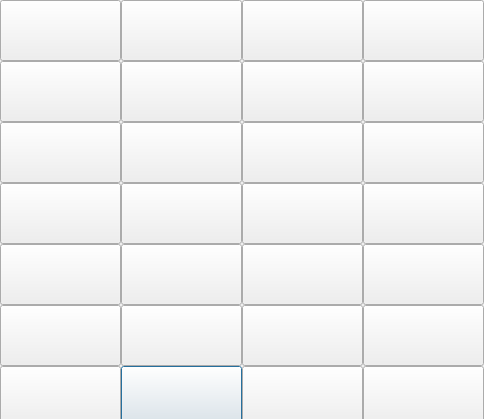
<?xml version="1.0" encoding="UTF-8"?>
<ui version="4.0">
 <class>Ddialog</class>
 <widget class="QDialog" name="Ddialog">
  <property name="geometry">
   <rect>
    <x>0</x>
    <y>0</y>
    <width>484</width>
    <height>419</height>
   </rect>
  </property>
  <property name="windowTitle">
   <string>Dialog</string>
  </property>
  <property name="styleSheet">
   <string notr="true">background-image: url(:/img/lbn.jpg);
background-image: url(:/img/lublin.jpg);</string>
  </property>
  <widget class="QPushButton" name="pushButton">
   <property name="geometry">
    <rect>
     <x>121</x>
     <y>366</y>
     <width>121</width>
     <height>61</height>
    </rect>
   </property>
   <property name="styleSheet">
    <string notr="true">background-image: url(:/img/piec.jpg);</string>
   </property>
   <property name="text">
    <string/>
   </property>
   <property name="icon">
    <iconset resource="obrazki.qrc">
     <normaloff>:/img/zero.jpg</normaloff>:/img/zero.jpg</iconset>
   </property>
  </widget>
  <widget class="QPushButton" name="pushButton_2">
   <property name="geometry">
    <rect>
     <x>0</x>
     <y>305</y>
     <width>121</width>
     <height>61</height>
    </rect>
   </property>
   <property name="styleSheet">
    <string notr="true">background-image: url(:/img/piec.jpg);</string>
   </property>
   <property name="text">
    <string/>
   </property>
   <property name="icon">
    <iconset resource="obrazki.qrc">
     <normaloff>:/img/trzy.jpg</normaloff>:/img/trzy.jpg</iconset>
   </property>
  </widget>
  <widget class="QPushButton" name="pushButton_3">
   <property name="geometry">
    <rect>
     <x>121</x>
     <y>0</y>
     <width>121</width>
     <height>61</height>
    </rect>
   </property>
   <property name="styleSheet">
    <string notr="true">background-image: url(:/img/piec.jpg);</string>
   </property>
   <property name="text">
    <string/>
   </property>
   <property name="icon">
    <iconset resource="obrazki.qrc">
     <normaloff>:/img/dwa.jpg</normaloff>:/img/dwa.jpg</iconset>
   </property>
  </widget>
  <widget class="QPushButton" name="pushButton_4">
   <property name="geometry">
    <rect>
     <x>0</x>
     <y>183</y>
     <width>121</width>
     <height>61</height>
    </rect>
   </property>
   <property name="styleSheet">
    <string notr="true">background-image: url(:/img/piec.jpg);</string>
   </property>
   <property name="text">
    <string/>
   </property>
   <property name="icon">
    <iconset resource="obrazki.qrc">
     <normaloff>:/img/trzy.jpg</normaloff>:/img/trzy.jpg</iconset>
   </property>
  </widget>
  <widget class="QPushButton" name="pushButton_5">
   <property name="geometry">
    <rect>
     <x>121</x>
     <y>122</y>
     <width>121</width>
     <height>61</height>
    </rect>
   </property>
   <property name="styleSheet">
    <string notr="true">background-image: url(:/img/piec.jpg);</string>
   </property>
   <property name="text">
    <string/>
   </property>
   <property name="icon">
    <iconset resource="obrazki.qrc">
     <normaloff>:/img/jeden.jpg</normaloff>:/img/jeden.jpg</iconset>
   </property>
  </widget>
  <widget class="QPushButton" name="pushButton_6">
   <property name="geometry">
    <rect>
     <x>0</x>
     <y>244</y>
     <width>121</width>
     <height>61</height>
    </rect>
   </property>
   <property name="styleSheet">
    <string notr="true">background-image: url(:/img/piec.jpg);</string>
   </property>
   <property name="text">
    <string/>
   </property>
   <property name="icon">
    <iconset resource="obrazki.qrc">
     <normaloff>:/img/jeden.jpg</normaloff>:/img/jeden.jpg</iconset>
   </property>
  </widget>
  <widget class="QPushButton" name="pushButton_7">
   <property name="geometry">
    <rect>
     <x>0</x>
     <y>366</y>
     <width>121</width>
     <height>61</height>
    </rect>
   </property>
   <property name="styleSheet">
    <string notr="true">background-image: url(:/img/piec.jpg);</string>
   </property>
   <property name="text">
    <string/>
   </property>
   <property name="icon">
    <iconset resource="obrazki.qrc">
     <normaloff>:/img/cztery.jpg</normaloff>:/img/cztery.jpg</iconset>
   </property>
  </widget>
  <widget class="QPushButton" name="pushButton_8">
   <property name="geometry">
    <rect>
     <x>121</x>
     <y>61</y>
     <width>121</width>
     <height>61</height>
    </rect>
   </property>
   <property name="styleSheet">
    <string notr="true">background-image: url(:/img/piec.jpg);</string>
   </property>
   <property name="text">
    <string/>
   </property>
   <property name="icon">
    <iconset resource="obrazki.qrc">
     <normaloff>:/img/piec.jpg</normaloff>:/img/piec.jpg</iconset>
   </property>
  </widget>
  <widget class="QPushButton" name="pushButton_9">
   <property name="geometry">
    <rect>
     <x>121</x>
     <y>305</y>
     <width>121</width>
     <height>61</height>
    </rect>
   </property>
   <property name="styleSheet">
    <string notr="true">background-image: url(:/img/piec.jpg);</string>
   </property>
   <property name="text">
    <string/>
   </property>
   <property name="icon">
    <iconset resource="obrazki.qrc">
     <normaloff>:/img/dwa.jpg</normaloff>:/img/dwa.jpg</iconset>
   </property>
  </widget>
  <widget class="QPushButton" name="pushButton_10">
   <property name="geometry">
    <rect>
     <x>242</x>
     <y>0</y>
     <width>121</width>
     <height>61</height>
    </rect>
   </property>
   <property name="styleSheet">
    <string notr="true">background-image: url(:/img/piec.jpg);</string>
   </property>
   <property name="text">
    <string/>
   </property>
   <property name="icon">
    <iconset resource="obrazki.qrc">
     <normaloff>:/img/jeden.jpg</normaloff>:/img/jeden.jpg</iconset>
   </property>
  </widget>
  <widget class="QPushButton" name="pushButton_11">
   <property name="geometry">
    <rect>
     <x>0</x>
     <y>61</y>
     <width>121</width>
     <height>61</height>
    </rect>
   </property>
   <property name="styleSheet">
    <string notr="true">background-image: url(:/img/piec.jpg);</string>
   </property>
   <property name="text">
    <string/>
   </property>
   <property name="icon">
    <iconset resource="obrazki.qrc">
     <normaloff>:/img/cztery.jpg</normaloff>:/img/cztery.jpg</iconset>
   </property>
  </widget>
  <widget class="QPushButton" name="pushButton_12">
   <property name="geometry">
    <rect>
     <x>0</x>
     <y>122</y>
     <width>121</width>
     <height>61</height>
    </rect>
   </property>
   <property name="styleSheet">
    <string notr="true">background-image: url(:/img/piec.jpg);</string>
   </property>
   <property name="text">
    <string/>
   </property>
   <property name="icon">
    <iconset resource="obrazki.qrc">
     <normaloff>:/img/trzy.jpg</normaloff>:/img/trzy.jpg</iconset>
   </property>
  </widget>
  <widget class="QPushButton" name="pushButton_13">
   <property name="geometry">
    <rect>
     <x>363</x>
     <y>0</y>
     <width>121</width>
     <height>61</height>
    </rect>
   </property>
   <property name="styleSheet">
    <string notr="true">background-image: url(:/img/piec.jpg);</string>
   </property>
   <property name="text">
    <string/>
   </property>
   <property name="icon">
    <iconset resource="obrazki.qrc">
     <normaloff>:/img/dwa.jpg</normaloff>:/img/dwa.jpg</iconset>
   </property>
  </widget>
  <widget class="QPushButton" name="pushButton_14">
   <property name="geometry">
    <rect>
     <x>121</x>
     <y>183</y>
     <width>121</width>
     <height>61</height>
    </rect>
   </property>
   <property name="styleSheet">
    <string notr="true">background-image: url(:/img/piec.jpg);</string>
   </property>
   <property name="text">
    <string/>
   </property>
   <property name="icon">
    <iconset resource="obrazki.qrc">
     <normaloff>:/img/jeden.jpg</normaloff>:/img/jeden.jpg</iconset>
   </property>
  </widget>
  <widget class="QPushButton" name="pushButton_15">
   <property name="geometry">
    <rect>
     <x>121</x>
     <y>244</y>
     <width>121</width>
     <height>61</height>
    </rect>
   </property>
   <property name="styleSheet">
    <string notr="true">background-image: url(:/img/piec.jpg);</string>
   </property>
   <property name="text">
    <string/>
   </property>
   <property name="icon">
    <iconset resource="obrazki.qrc">
     <normaloff>:/img/cztery.jpg</normaloff>:/img/cztery.jpg</iconset>
   </property>
  </widget>
  <widget class="QPushButton" name="pushButton_16">
   <property name="geometry">
    <rect>
     <x>242</x>
     <y>61</y>
     <width>121</width>
     <height>61</height>
    </rect>
   </property>
   <property name="styleSheet">
    <string notr="true">background-image: url(:/img/piec.jpg);</string>
   </property>
   <property name="text">
    <string/>
   </property>
   <property name="icon">
    <iconset resource="obrazki.qrc">
     <normaloff>:/img/trzy.jpg</normaloff>:/img/trzy.jpg</iconset>
   </property>
  </widget>
  <widget class="QPushButton" name="pushButton_17">
   <property name="geometry">
    <rect>
     <x>363</x>
     <y>61</y>
     <width>121</width>
     <height>61</height>
    </rect>
   </property>
   <property name="styleSheet">
    <string notr="true">background-image: url(:/img/piec.jpg);</string>
   </property>
   <property name="text">
    <string/>
   </property>
   <property name="icon">
    <iconset resource="obrazki.qrc">
     <normaloff>:/img/dwa.jpg</normaloff>:/img/dwa.jpg</iconset>
   </property>
  </widget>
  <widget class="QPushButton" name="pushButton_18">
   <property name="geometry">
    <rect>
     <x>0</x>
     <y>0</y>
     <width>121</width>
     <height>61</height>
    </rect>
   </property>
   <property name="styleSheet">
    <string notr="true">background-image: url(:/img/piec.jpg);</string>
   </property>
   <property name="text">
    <string/>
   </property>
   <property name="icon">
    <iconset resource="obrazki.qrc">
     <normaloff>:/img/zero.jpg</normaloff>:/img/zero.jpg</iconset>
   </property>
  </widget>
  <widget class="QPushButton" name="pushButton_19">
   <property name="geometry">
    <rect>
     <x>242</x>
     <y>183</y>
     <width>121</width>
     <height>61</height>
    </rect>
   </property>
   <property name="styleSheet">
    <string notr="true">background-image: url(:/img/piec.jpg);</string>
   </property>
   <property name="text">
    <string/>
   </property>
   <property name="icon">
    <iconset resource="obrazki.qrc">
     <normaloff>:/img/cztery.jpg</normaloff>:/img/cztery.jpg</iconset>
   </property>
  </widget>
  <widget class="QPushButton" name="pushButton_20">
   <property name="geometry">
    <rect>
     <x>242</x>
     <y>305</y>
     <width>121</width>
     <height>61</height>
    </rect>
   </property>
   <property name="styleSheet">
    <string notr="true">background-image: url(:/img/piec.jpg);</string>
   </property>
   <property name="text">
    <string/>
   </property>
   <property name="icon">
    <iconset resource="obrazki.qrc">
     <normaloff>:/img/dwa.jpg</normaloff>:/img/dwa.jpg</iconset>
   </property>
  </widget>
  <widget class="QPushButton" name="pushButton_21">
   <property name="geometry">
    <rect>
     <x>242</x>
     <y>244</y>
     <width>121</width>
     <height>61</height>
    </rect>
   </property>
   <property name="styleSheet">
    <string notr="true">background-image: url(:/img/piec.jpg);</string>
   </property>
   <property name="text">
    <string/>
   </property>
   <property name="icon">
    <iconset resource="obrazki.qrc">
     <normaloff>:/img/piec.jpg</normaloff>:/img/piec.jpg</iconset>
   </property>
  </widget>
  <widget class="QPushButton" name="pushButton_22">
   <property name="geometry">
    <rect>
     <x>242</x>
     <y>366</y>
     <width>121</width>
     <height>61</height>
    </rect>
   </property>
   <property name="styleSheet">
    <string notr="true">background-image: url(:/img/piec.jpg);</string>
   </property>
   <property name="text">
    <string/>
   </property>
   <property name="icon">
    <iconset resource="obrazki.qrc">
     <normaloff>:/img/jeden.jpg</normaloff>:/img/jeden.jpg</iconset>
   </property>
  </widget>
  <widget class="QPushButton" name="pushButton_23">
   <property name="geometry">
    <rect>
     <x>242</x>
     <y>122</y>
     <width>121</width>
     <height>61</height>
    </rect>
   </property>
   <property name="styleSheet">
    <string notr="true">background-image: url(:/img/piec.jpg);</string>
   </property>
   <property name="text">
    <string/>
   </property>
   <property name="icon">
    <iconset resource="obrazki.qrc">
     <normaloff>:/img/zero.jpg</normaloff>:/img/zero.jpg</iconset>
   </property>
  </widget>
  <widget class="QPushButton" name="pushButton_24">
   <property name="geometry">
    <rect>
     <x>363</x>
     <y>122</y>
     <width>121</width>
     <height>61</height>
    </rect>
   </property>
   <property name="styleSheet">
    <string notr="true">background-image: url(:/img/piec.jpg);</string>
   </property>
   <property name="text">
    <string/>
   </property>
   <property name="icon">
    <iconset resource="obrazki.qrc">
     <normaloff>:/img/jeden.jpg</normaloff>:/img/jeden.jpg</iconset>
   </property>
  </widget>
  <widget class="QPushButton" name="pushButton_25">
   <property name="geometry">
    <rect>
     <x>363</x>
     <y>183</y>
     <width>121</width>
     <height>61</height>
    </rect>
   </property>
   <property name="styleSheet">
    <string notr="true">background-image: url(:/img/piec.jpg);</string>
   </property>
   <property name="text">
    <string/>
   </property>
   <property name="icon">
    <iconset resource="obrazki.qrc">
     <normaloff>:/img/zero.jpg</normaloff>:/img/zero.jpg</iconset>
   </property>
  </widget>
  <widget class="QPushButton" name="pushButton_26">
   <property name="geometry">
    <rect>
     <x>363</x>
     <y>244</y>
     <width>121</width>
     <height>61</height>
    </rect>
   </property>
   <property name="styleSheet">
    <string notr="true">background-image: url(:/img/piec.jpg);</string>
   </property>
   <property name="text">
    <string/>
   </property>
   <property name="icon">
    <iconset resource="obrazki.qrc">
     <normaloff>:/img/trzy.jpg</normaloff>:/img/trzy.jpg</iconset>
   </property>
  </widget>
  <widget class="QPushButton" name="pushButton_27">
   <property name="geometry">
    <rect>
     <x>363</x>
     <y>305</y>
     <width>121</width>
     <height>61</height>
    </rect>
   </property>
   <property name="styleSheet">
    <string notr="true">background-image: url(:/img/piec.jpg);</string>
   </property>
   <property name="text">
    <string/>
   </property>
   <property name="icon">
    <iconset resource="obrazki.qrc">
     <normaloff>:/img/jeden.jpg</normaloff>:/img/jeden.jpg</iconset>
   </property>
  </widget>
  <widget class="QPushButton" name="pushButton_28">
   <property name="geometry">
    <rect>
     <x>363</x>
     <y>366</y>
     <width>121</width>
     <height>61</height>
    </rect>
   </property>
   <property name="styleSheet">
    <string notr="true">background-image: url(:/img/piec.jpg);</string>
   </property>
   <property name="text">
    <string/>
   </property>
   <property name="icon">
    <iconset resource="obrazki.qrc">
     <normaloff>:/img/dwa.jpg</normaloff>:/img/dwa.jpg</iconset>
   </property>
  </widget>
  <zorder>pushButton_3</zorder>
  <zorder>pushButton_4</zorder>
  <zorder>pushButton_5</zorder>
  <zorder>pushButton_2</zorder>
  <zorder>pushButton_6</zorder>
  <zorder>pushButton_7</zorder>
  <zorder>pushButton_9</zorder>
  <zorder>pushButton_8</zorder>
  <zorder>pushButton</zorder>
  <zorder>pushButton_10</zorder>
  <zorder>pushButton_11</zorder>
  <zorder>pushButton_12</zorder>
  <zorder>pushButton_13</zorder>
  <zorder>pushButton_14</zorder>
  <zorder>pushButton_15</zorder>
  <zorder>pushButton_16</zorder>
  <zorder>pushButton_17</zorder>
  <zorder>pushButton_18</zorder>
  <zorder>pushButton_19</zorder>
  <zorder>pushButton_20</zorder>
  <zorder>pushButton_21</zorder>
  <zorder>pushButton_22</zorder>
  <zorder>pushButton_23</zorder>
  <zorder>pushButton_24</zorder>
  <zorder>pushButton_25</zorder>
  <zorder>pushButton_26</zorder>
  <zorder>pushButton_27</zorder>
  <zorder>pushButton_28</zorder>
 </widget>
 <resources>
  <include location="obrazki.qrc"/>
 </resources>
 <connections/>
</ui>
